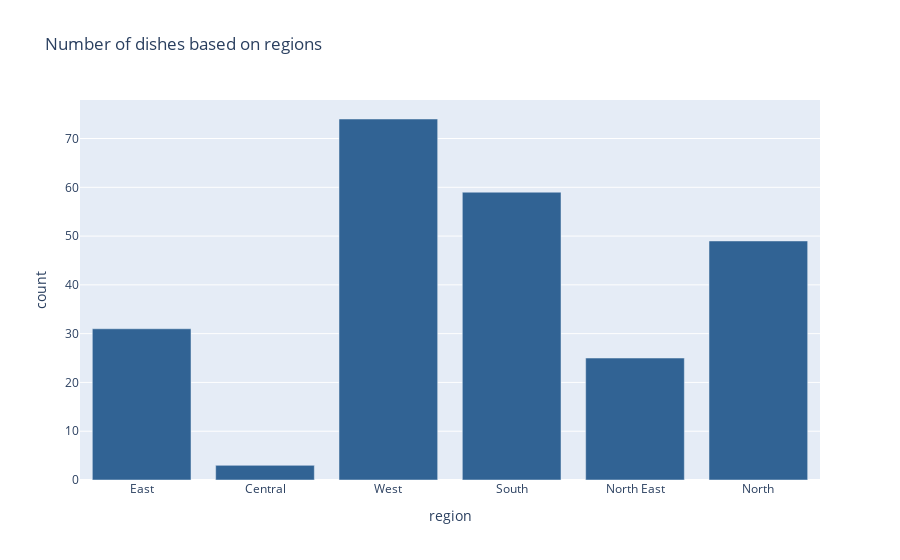

The notebook cell saved with this chart:
### Markdown cell above
### Number of dishes based on regions <a class="anchor" id="section_1_1"></a>

### Code cell
reg_df = df.region.value_counts().reset_index()
reg_df.columns = ['region','count']
reg_df = reg_df.sample(frac=1)

fig = px.bar(reg_df,x='region',y='count',title='Number of dishes based on regions',
             color_discrete_sequence=['#316394'])
fig.show()

### Figure 1 — Plotly figure (JSON) as saved in the notebook; plotly's stock layout.template omitted (floating-point values rounded to 4 significant figures)
{"data": [{"alignmentgroup": "True", "hovertemplate": "region=%{x}<br>count=%{y}<extra></extra>", "legendgroup": "", "marker": {"color": "#316394"}, "name": "", "offsetgroup": "", "orientation": "v", "showlegend": false, "textposition": "auto", "type": "bar", "x": ["East", "Central", "West", "South", "North East", "North"], "xaxis": "x", "y": [31, 3, 74, 59, 25, 49], "yaxis": "y"}], "layout": {"autosize": true, "barmode": "relative", "legend": {"tracegroupgap": 0}, "title": {"text": "Number of dishes based on regions"}, "xaxis": {"anchor": "y", "autorange": true, "domain": [0, 1], "range": [-0.5, 5.5], "title": {"text": "region"}, "type": "category"}, "yaxis": {"anchor": "x", "autorange": true, "domain": [0, 1], "range": [0, 77.89], "title": {"text": "count"}, "type": "linear"}}}
